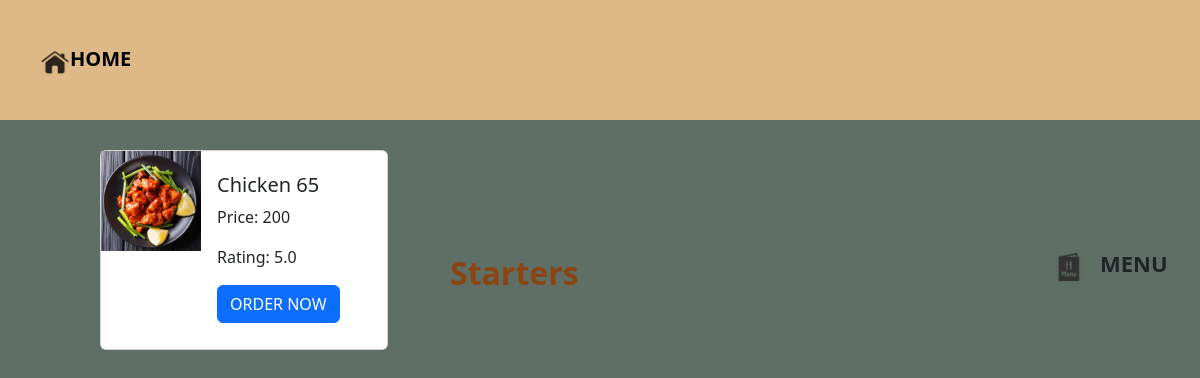
The app's page /product/starter/ with its own data.
### rest1/models.py (models this page shows, shortened)
class Category(models.Model):
    c_name=models.CharField(max_length=50,unique=True)
    slug=models.SlugField(max_length=50,unique=True)
    discription=models.CharField(max_length=300)
    c_images=models.ImageField(upload_to='category',default='default_image.jpg')

class Fooditem(models.Model):
    food_name=models.CharField(max_length=100,unique=True)
    c_name=models.ForeignKey(Category, on_delete=models.CASCADE,default=1)
    discription=models.CharField(max_length=120)
    f_image=models.ImageField(upload_to='food',default='default_image.jpg')
    price=models.IntegerField()
    rating=models.FloatField(validators=[MinValueValidator(0.0),MaxValueValidator(5.0)])

### rest1/views.py (the view)
# urls.py: path('product/',food_list,name='pg'),
def food_list(request,c_name_slug=None):
    categories=Category.objects.all()
    foods=Fooditem.objects.all()
    if c_name_slug:
        category=get_object_or_404(Category,slug=c_name_slug)
        foods=foods.filter(c_name=category)
    else:
        category=None
    context={
        'category':category,
        'categories':categories,
        'foods':foods,
    }
    return render(request,'items.html',context)

### templates/items.html (shortened to what this page needs)
{% extends 'base.html'%}
{% block content %}
{% load static %}
<img src="{% static '/images/menulogo1.png' %}" style="width:30px;height:30px;position:absolute;left:1054px;bottom:518px;">
<a class="navbar-brand" href="{% url 'pg2'%}"  style="position:absolute;left:1100px;
bottom:520px;font-weight:bold;font-size:22px;font-weight:bold">MENU</a>
{% if category %}
    <h2 style="position:absolute; left:450px;bottom:500px;font-weight:bold;color:saddlebrown;">{{ category.c_name}}</h2>
{% endif %}
<div style="width:800px;height:500px;position:absolute;left:100px;top:150px;">
{% for i in foods %}
    <div class="card" style="width: 18rem;height:200px;display:inline-block; justify-content:space-evenly;">
        <img  class="prodimg" src="{% if i.f_image %}{{i.f_image.url}}{% else %}
        {% static 'img/default_product.jpg' %}{% endif %}" class="card-img-top" alt="{{ i.name }} Image" style="width:100px;height:100px;">
        <div class="card-body" style="position:absolute;left:100px;bottom:10px;">
        <h5 class="card-title">{{i.food_name}}</h5>
        <p class="card-text">Price: {{i.price}}</p>
        <p class="card=text">Rating: {{i.rating}}</p>
        <a href="{% url 'pg8'%}" class="btn btn-primary">ORDER NOW</a>
        </div>
    </div>
{% endfor %}
</div>
{% endblock %}

### records on screen
Category: c_name "Starters"
Fooditem: f_image (picture), food_name "Chicken 65", price "200", rating "5.0"
